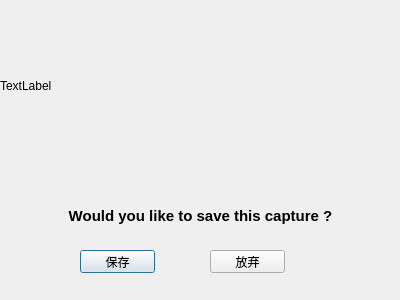
<?xml version="1.0" encoding="UTF-8"?>
<ui version="4.0">
 <class>RandomImgCapture</class>
 <widget class="QDialog" name="RandomImgCapture">
  <property name="geometry">
   <rect>
    <x>0</x>
    <y>0</y>
    <width>400</width>
    <height>300</height>
   </rect>
  </property>
  <property name="windowTitle">
   <string>Dialog</string>
  </property>
  <widget class="QLabel" name="label">
   <property name="geometry">
    <rect>
     <x>0</x>
     <y>200</y>
     <width>401</width>
     <height>31</height>
    </rect>
   </property>
   <property name="font">
    <font>
     <pointsize>11</pointsize>
     <weight>75</weight>
     <bold>true</bold>
    </font>
   </property>
   <property name="text">
    <string>Would you like to save this capture ?</string>
   </property>
   <property name="alignment">
    <set>Qt::AlignCenter</set>
   </property>
  </widget>
  <widget class="QLabel" name="imageLabel">
   <property name="geometry">
    <rect>
     <x>0</x>
     <y>0</y>
     <width>411</width>
     <height>171</height>
    </rect>
   </property>
   <property name="text">
    <string>TextLabel</string>
   </property>
  </widget>
  <widget class="QPushButton" name="saveBtn">
   <property name="geometry">
    <rect>
     <x>80</x>
     <y>250</y>
     <width>75</width>
     <height>23</height>
    </rect>
   </property>
   <property name="text">
    <string>保存</string>
   </property>
  </widget>
  <widget class="QPushButton" name="notSaveBtn">
   <property name="geometry">
    <rect>
     <x>210</x>
     <y>250</y>
     <width>75</width>
     <height>23</height>
    </rect>
   </property>
   <property name="text">
    <string>放弃</string>
   </property>
  </widget>
 </widget>
 <resources/>
 <connections/>
</ui>
